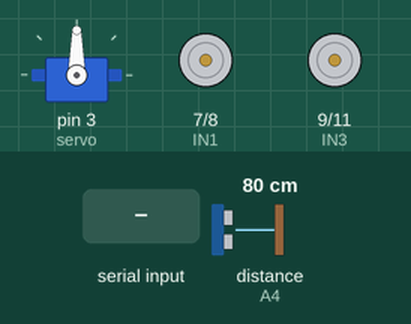
A sketch run on a simulated Arduino Uno, built with avr-gcc and run on an emulated ATmega328P. Shown: servo, motor-driver pin pairs drawn as motors (green arrow = first pin HIGH = forward, orange = second pin HIGH = backward, longer = more drive, scaled by the enable pin). The inputs (shaded band) are chosen by the test bench; at power-on: distance to the obstacle (sensor on A4) 80 cm. The echo pulse lasts 58.3 µs per cm; random numbers use the default seed unless the sketch sets one.

Above: at 1.2 s.
1.3 s: "f" received over Serial
At 1.7 s:
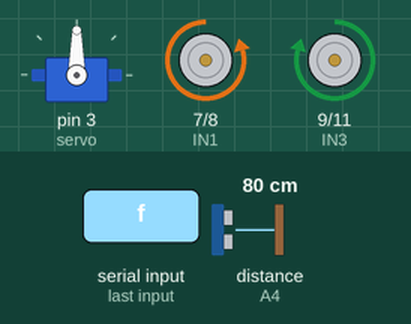
2.8 s: "b" received over Serial
At 4.0 s:
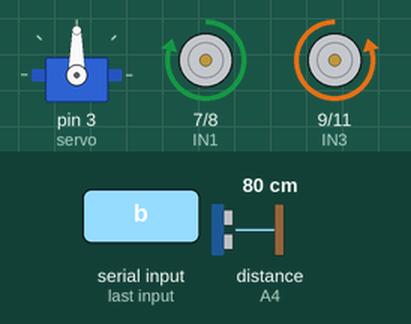
4.3 s: "l" received over Serial
At 5.2 s:
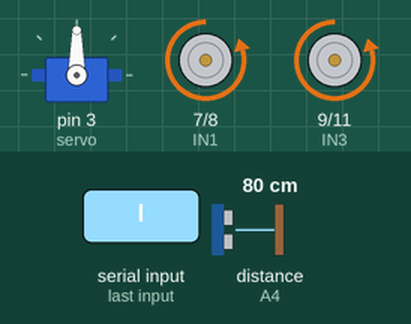
5.8 s: "r" received over Serial
At 6.3 s:
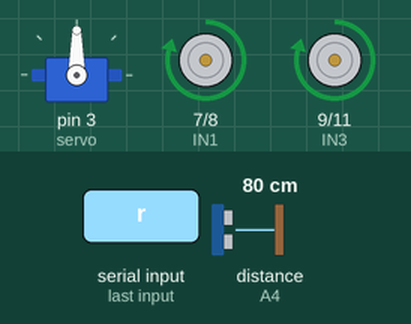
7.3 s: "s" received over Serial
At 8.5 s:
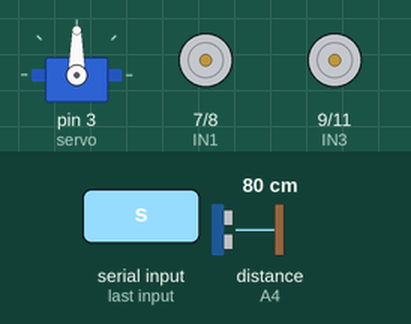
8.8 s: "2" received over Serial
At 10.6 s:
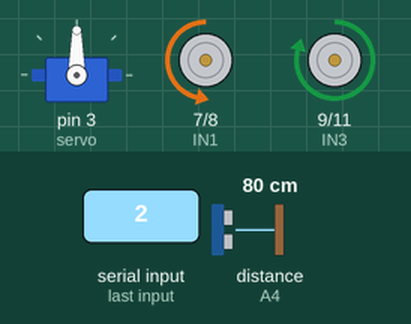
Timing chart, 0 to 11.8 s (numbered marks = the images above; inputs shaded):
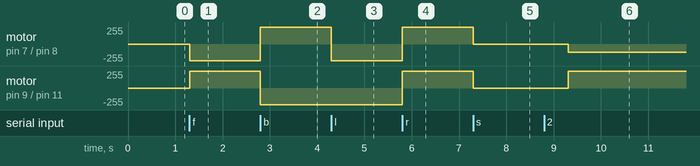

Measured:
- after the input at 1.3 s, motor on pin 7 (IN1) / pin 8 (IN2): stopped → backward 250/255 at once; motor on pin 9 (IN3) / pin 11 (IN4): stopped → forward 250/255 at once
- after the input at 2.8 s, motor on pin 7 (IN1) / pin 8 (IN2): backward 250/255 → forward 250/255 at once; motor on pin 9 (IN3) / pin 11 (IN4): forward 250/255 → backward 250/255 at once
- after the input at 4.3 s, motor on pin 7 (IN1) / pin 8 (IN2): forward 250/255 → backward 250/255 at once
- after the input at 5.8 s, motor on pin 7 (IN1) / pin 8 (IN2), motor on pin 9 (IN3) / pin 11 (IN4): backward 250/255 → forward 250/255 at once
- after the input at 7.3 s, motor on pin 7 (IN1) / pin 8 (IN2), motor on pin 9 (IN3) / pin 11 (IN4): forward 250/255 → stopped at once
- after the input at 8.8 s, motor on pin 7 (IN1) / pin 8 (IN2): stopped → backward 125/255 after 0.51 s; motor on pin 9 (IN3) / pin 11 (IN4): stopped → forward 250/255 after 0.51 s

The sketch:

SideSteppingPlayMate.ino
```cpp
#include <Servo.h>  // import servo library
#define RECV_PIN  12    // Infrared receiver module
#define ECHO_PIN  A4  //ultrasonic sensor
#define TRIG_PIN  A5 //ultrasonic sensor
#define ENA 6   // L298N Motor
#define ENB 5   // L298N Motor
#define IN1 7   // L298N Motor
#define IN2 8   // L298N Motor
#define IN3 9   // L298N Motor
#define IN4 11  // L298N Motor
#define carSpeed 250  // set car speed
Servo servo;        // servo object initialization
boolean PreviousState = LOW;    //used for Feather Spin to update motion state
const byte PIR = 2; //pir pin initialization
long randNumber;  // provides random number for servo motor to turn
int frontDistance = 0;  //used in obstacle avoidance to get distance

//initialization of pins
void setup() {
  Serial.begin(9600);
  servo.attach(3,500,2400);// 500: 0 degree  2400: 180 degree
  servo.write(90);
  pinMode(ECHO_PIN, INPUT);
  pinMode(TRIG_PIN, OUTPUT);
  pinMode(IN1, OUTPUT);
  pinMode(IN2, OUTPUT);
  pinMode(IN3, OUTPUT);
  pinMode(IN4, OUTPUT);
  pinMode(ENA, OUTPUT);
  pinMode(ENB, OUTPUT);
  pinMode(PIR, INPUT);
}

// indication for bluetooth app for mode changes
enum FUNCTIONMODE{
  IDLE,     //stays still,no movement
  FeatherSpin,
  ObstaclesAvoidance,
  Bluetooth,

} func_mode = IDLE;
// motor controls for the car
enum MOTIONMODE {
  STOP,
  FORWARD,
  BACK,
  LEFT,
  RIGHT
} mov_mode = STOP;
// calculation for delay slot
void delays(unsigned long t) {
  for(unsigned long i = 0; i < t; i++) {
    getBTData();
    delay(1);
  }
}

// getDistance is used in obstacle avoidance to calculate distance in front of sensor
int getDistance() {
  digitalWrite(TRIG_PIN, LOW);
  delayMicroseconds(2);
  digitalWrite(TRIG_PIN, HIGH);
  delayMicroseconds(10);
  digitalWrite(TRIG_PIN, LOW);
  return (int)pulseIn(ECHO_PIN, HIGH) / 58;
}

// function to tell car to move forward
void forward(bool debug = false){
  analogWrite(ENA, carSpeed);
  analogWrite(ENB, carSpeed);
  digitalWrite(IN1,LOW);
  digitalWrite(IN2,HIGH);
  digitalWrite(IN3,HIGH);
  digitalWrite(IN4,LOW);
  if(debug) Serial.println("Go forward!");
}

// function to tell car to move back
void back(bool debug = false){
  analogWrite(ENA, carSpeed);
  analogWrite(ENB, carSpeed);
  digitalWrite(IN1,HIGH);
  digitalWrite(IN2,LOW);
  digitalWrite(IN3,LOW);
  digitalWrite(IN4,HIGH);
  if(debug) Serial.println("Go back!");
}

// function to tell car to turn left
void left(bool debug = false){
  analogWrite(ENA,carSpeed);
  analogWrite(ENB,carSpeed);
  digitalWrite(IN1,LOW);
  digitalWrite(IN2,HIGH);
  digitalWrite(IN3,LOW);
  digitalWrite(IN4,HIGH);
  if(debug) Serial.println("Go left!");
}

// function to tell car to turn right
void right(bool debug = false){
  analogWrite(ENA,carSpeed);
  analogWrite(ENB,carSpeed);
  digitalWrite(IN1,HIGH);
  digitalWrite(IN2,LOW);
  digitalWrite(IN3,HIGH);
  digitalWrite(IN4,LOW);
  if(debug) Serial.println("Go right!");
}

// function to tell car to go forward in autonomous mode
void forwardavoid(bool debug = false){
  analogWrite(ENA, carSpeed/2);
  analogWrite(ENB, carSpeed/2);
  digitalWrite(IN1,LOW);
  digitalWrite(IN2,HIGH);
  digitalWrite(IN3,HIGH);
  digitalWrite(IN4,LOW);
  if(debug) Serial.println("Go forward!");
}

// function to tell car to go backwards in autonomous mode
void backavoid(bool debug = false){
  analogWrite(ENA, carSpeed/2);
  analogWrite(ENB, carSpeed/2);
  digitalWrite(IN1,HIGH);
  digitalWrite(IN2,LOW);
  digitalWrite(IN3,LOW);
  digitalWrite(IN4,HIGH);
  if(debug) Serial.println("Go back!");
}

// function to tell car to turn right a couple degrees in autonomous mode
void rightavoid(bool debug = false){
  analogWrite(ENA,carSpeed/2.5);
  analogWrite(ENB,carSpeed/2.5);
  digitalWrite(IN1,HIGH);
  digitalWrite(IN2,LOW);
  digitalWrite(IN3,HIGH);
  digitalWrite(IN4,LOW);
  if(debug) Serial.println("Go right!");
}

// function to tell car to stop whichever mode it's in
void stop(bool debug = false){
  digitalWrite(ENA, LOW);
  digitalWrite(ENB, LOW);
  if(debug) Serial.println("Stop!");
}

//function to fetch bluetooth data indicating mode selection
void getBTData() {
  if(Serial.available()) {
    switch(Serial.read()) {
      case 'f': func_mode = Bluetooth; mov_mode = FORWARD;  break;
      case 'b': func_mode = Bluetooth; mov_mode = BACK;     break;
      case 'l': func_mode = Bluetooth; mov_mode = LEFT;     break;
      case 'r': func_mode = Bluetooth; mov_mode = RIGHT;    break;
      case 's': func_mode = Bluetooth; mov_mode = STOP;     break;
      case '2': func_mode = ObstaclesAvoidance;             break;
      case '3': func_mode = FeatherSpin;                    break;
      default:  break;
    }
  }
}

// functions for move mode in bluetooth module
void bluetooth_mode() {
  if(func_mode == Bluetooth){
    switch(mov_mode){
      case FORWARD: forward();  break;
      case BACK:    back();     break;
      case LEFT:    left();     break;
      case RIGHT:   right();    break;
      case STOP:    stop();     break;
      default: break;
    }
  }
}

// function to make wand turn at a random angle if motion sensor is triggered
void Feather_Spin(){
if(func_mode == FeatherSpin){
    delays(500);
randNumber = random (10, 180);
 boolean state = digitalRead(PIR);
servo.write (90);
  if (state != PreviousState) {
    PreviousState = state;
    if (state == HIGH) {
      if (servo.read() == 90) {
        servo.write (randNumber);
      } else {
        servo.write (90);
      }
    }
  }
}
}

// function for autonomously avoiding obstacles in a confined space to interact with the cat
void obstacles_avoidance_mode() {
  if(func_mode == ObstaclesAvoidance){
    delays(500);
    frontDistance = getDistance();
    if(frontDistance <= 50) {
      stop();
      delays(500);
      backavoid();
      delays(500);
      rightavoid();
      delays(500);
      forwardavoid();
    }else {
        forwardavoid();
  }
  }
}

// main function
void loop() {
  getBTData();
  bluetooth_mode();
  obstacles_avoidance_mode();
  Feather_Spin();
}
```
